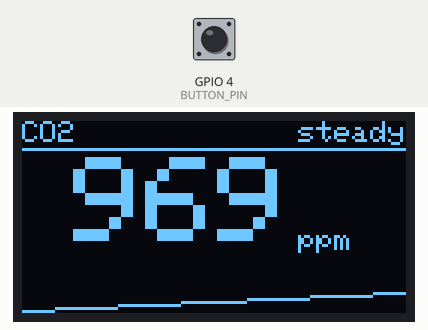
Simulated run of this sketch. Board: ESP32-C6. On the bench: 128×64 one-colour display. The test bench sets the inputs (shaded band); at power-on: GPIO 4 (BUTTON_PIN) HIGH. What the sketch prints to the serial monitor is not drawn.

Above: at 0.7 s.
1.3 s: GPIO 4 (BUTTON_PIN) pulled LOW for 0.15 s
At 2.8 s:
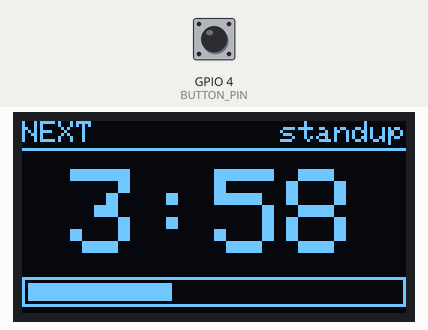
4.4 s: GPIO 4 (BUTTON_PIN) pulled LOW for 1 s
At 7.7 s:
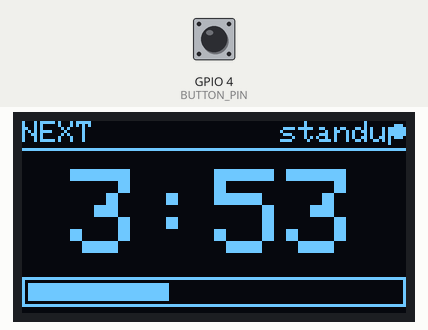
8.4 s: GPIO 4 (BUTTON_PIN) pulled LOW for 0.15 s
At 8.71 s:
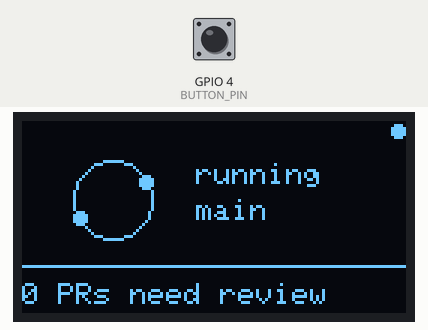
9.1 s: GPIO 4 (BUTTON_PIN) pulled LOW for 3.2 s
At 12.47 s:
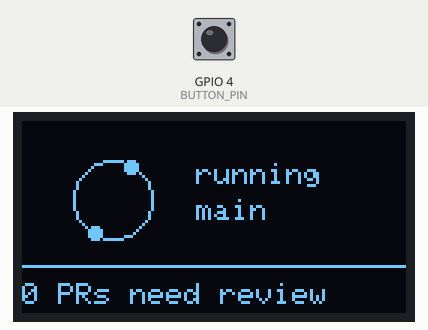
12.9 s: GPIO 4 (BUTTON_PIN) pulled LOW for 0.15 s
At 13.8 s:
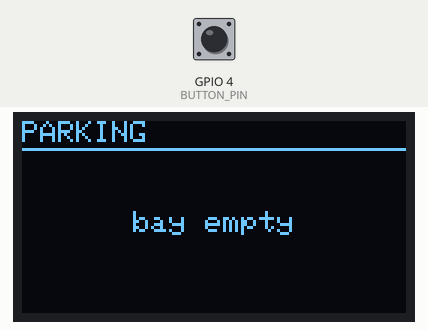
15.5 s: GPIO 4 (BUTTON_PIN) pulled LOW for 1 s
At 21.7 s:
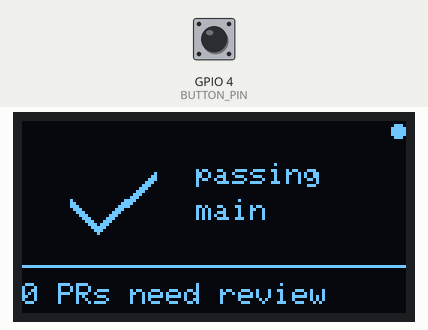
Timing chart, 0 to 23.2 s (numbered marks = the images above; inputs shaded):
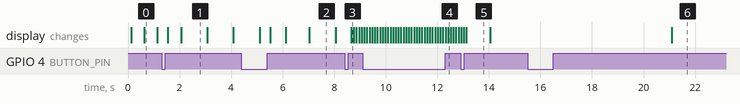

The sketch:

glance.ino
```cpp
/*
 * glance.ino - one box, several screens.
 *
 * Wiring only: which widgets exist, in what order, and how the host behaves.
 * Everything else lives in the headers next to this file. Adding a screen is
 * a class with a render() and one host.add() line.
 *
 * Pick a profile below. The point of the framework is that the office box and
 * the garage box are the same firmware with a different three lines.
 *
 * Hardware (see ../../README.md for the full pinout):
 *   OLED VCC -> 3V3, GND -> GND
 *   ESP32 DevKit      SDA GPIO21, SCL GPIO22
 *   XIAO ESP32-C6     SDA D4,     SCL D5
 *   Optional button between BUTTON_PIN and GND (short press: next screen,
 *   long press: pin the current one).
 */

#include <Wire.h>
#include <Adafruit_GFX.h>
#include <Adafruit_SSD1306.h>

#include "Ui.h"
#include "Widget.h"
#include "WidgetHost.h"
#include "WidgetCo2.h"
#include "WidgetParking.h"
#include "WidgetBuild.h"
#include "WidgetFreezer.h"
#include "WidgetClock.h"

/* ---- profile ---- */
// Exactly one. PROFILE_DEMO runs everything, which is what the simulator shows.
#define PROFILE_DEMO
// #define PROFILE_OFFICE
// #define PROFILE_GARAGE

#define OLED_RESET   -1
#define OLED_ADDR    0x3C
#define BUTTON_PIN   4      // to GND; comment out host.setButton() to omit

Adafruit_SSD1306 display(128, 64, &Wire, OLED_RESET);
WidgetHost host(display);

Co2Widget     co2(1000);            // ppm at which the room makes you sleepy
ClockWidget   calendar;
BuildWidget   build("main");
ParkingWidget parking(12, 96);      // stop at 12", ignore beyond 96"
// 8 s of sustained over-temperature here so the alarm is reachable in a short
// simulator run; on real hardware use 120000, since every freezer crosses its
// threshold during a defrost cycle.
FreezerWidget freezer(5, 8000);

void setup() {
  Serial.begin(115200);

  Wire.begin();             // ESP32: GPIO21/22 - XIAO ESP32-C6: D4/D5
  Wire.setClock(400000);    // 400 kHz: a frame costs 23 ms instead of 94 ms

  if (!display.begin(SSD1306_SWITCHCAPVCC, OLED_ADDR)) {
    Serial.println(F("SSD1306 not found - check wiring and address"));
    for (;;) delay(1000);
  }

#if defined(PROFILE_OFFICE)
  host.add(&co2);
  host.add(&calendar);
  host.add(&build);
#elif defined(PROFILE_GARAGE)
  host.add(&parking);
  host.add(&freezer);
#else
  host.add(&co2);
  host.add(&calendar);
  host.add(&build);
  host.add(&parking);
  host.add(&freezer);
#endif

  host.setButton(BUTTON_PIN);
  host.setFrameInterval(100);   // 10 fps is plenty for anything glanceable
  host.setIdleTimeout(0);       // e.g. 600000 to blank after 10 idle minutes
  host.begin();

  Serial.print(F("glance: "));
  Serial.print(host.count());
  Serial.println(F(" screens"));
}

void loop() {
  host.tick(millis());
  delay(5);
}
```

Ui.h
```cpp
#pragma once
/*
 * Ui.h - the drawing vocabulary every widget shares.
 *
 * Two things live here. `Series` is a ring buffer of recent readings, because
 * almost every useful screen on this panel is "one number plus where it has
 * been". `Ui` wraps the display with helpers built around the one constraint
 * that matters at 0.96": the active area is 21.7 x 10.9 mm, so a glyph at
 * text size 1 is 1.4 mm tall and you cannot read it from more than about a
 * foot away.
 *
 * That is why bigValue() picks its own text size instead of taking one. You
 * tell it what to say and how much room it has; it uses the largest size that
 * fits, which is almost always the right call on a screen this small.
 *
 * Every helper offsets by (ox, oy). The host nudges that by a pixel now and
 * then so a screen left on for months does not etch itself into the panel.
 */

#include <Adafruit_GFX.h>
#include <Adafruit_SSD1306.h>

#define SERIES_MAX 64

// A fixed-size ring of recent samples. No allocation, no growth.
class Series {
public:
  Series() : count(0), head(0) {}

  void push(int v) {
    values[head] = v;
    head = (head + 1) % SERIES_MAX;
    if (count < SERIES_MAX) count++;
  }

  int size() { return count; }

  // at(0) is the oldest retained sample, at(size()-1) the newest.
  int at(int i) {
    if (i < 0 || i >= count) return 0;
    int start = (count < SERIES_MAX) ? 0 : head;
    return values[(start + i) % SERIES_MAX];
  }

  int latest() { return count ? at(count - 1) : 0; }

  int minValue() {
    if (!count) return 0;
    int lo = at(0);
    for (int i = 1; i < count; i++) if (at(i) < lo) lo = at(i);
    return lo;
  }

  int maxValue() {
    if (!count) return 0;
    int hi = at(0);
    for (int i = 1; i < count; i++) if (at(i) > hi) hi = at(i);
    return hi;
  }

  // Change over the last n samples. The window matters: too short and a
  // trend label disagrees with the sparkline right below it.
  int deltaOver(int n) {
    if (count < n + 1) return 0;
    return at(count - 1) - at(count - 1 - n);
  }

private:
  int values[SERIES_MAX];
  int count;
  int head;
};

class Ui {
public:
  Ui() : d(0), ox(0), oy(0) {}

  Adafruit_SSD1306 *d;
  int ox;
  int oy;

  int width() { return 128; }
  int height() { return 64; }

  /* ---- primitives, all offset by the burn-in nudge ---- */

  void pixel(int x, int y) { d->drawPixel(x + ox, y + oy, SSD1306_WHITE); }

  void line(int x0, int y0, int x1, int y1) {
    d->drawLine(x0 + ox, y0 + oy, x1 + ox, y1 + oy, SSD1306_WHITE);
  }

  void hline(int x, int y, int w) { d->drawFastHLine(x + ox, y + oy, w, SSD1306_WHITE); }

  void rect(int x, int y, int w, int h) {
    d->drawRect(x + ox, y + oy, w, h, SSD1306_WHITE);
  }

  void fillRect(int x, int y, int w, int h) {
    d->fillRect(x + ox, y + oy, w, h, SSD1306_WHITE);
  }

  void clearRect(int x, int y, int w, int h) {
    d->fillRect(x + ox, y + oy, w, h, SSD1306_BLACK);
  }

  void circle(int x, int y, int r) {
    d->drawCircle(x + ox, y + oy, r, SSD1306_WHITE);
  }

  void fillCircle(int x, int y, int r) {
    d->fillCircle(x + ox, y + oy, r, SSD1306_WHITE);
  }

  /* ---- text ---- */

  void text(int x, int y, int size, const char *t) {
    d->setTextSize(size);
    d->setTextColor(SSD1306_WHITE);
    d->setCursor(x + ox, y + oy);
    d->print(t);
  }

  void label(int x, int y, const char *t) { text(x, y, 1, t); }

  void centered(int y, int size, const char *t) {
    int w = strlen(t) * 6 * size;
    text((128 - w) / 2, y, size, t);
  }

  // The largest text size whose rendered width fits maxW. A glyph cell is
  // 6*size wide, so this is exact rather than a guess.
  int fitSize(const char *t, int maxW) {
    int len = strlen(t);
    if (len < 1) return 1;
    for (int s = 4; s > 1; s--) {
      if (len * 6 * s <= maxW) return s;
    }
    return 1;
  }

  /*
   * The headline number, sized to fill the space it is given and centred with
   * its unit tucked against it. Pass unit = "" for no unit.
   */
  void bigValue(int y, const char *value, const char *unit) {
    int unitW = strlen(unit) * 6;
    int size = fitSize(value, 128 - unitW - 6);
    int valueW = strlen(value) * 6 * size;
    int totalW = valueW + (strlen(unit) ? unitW + 3 : 0);
    int x = (128 - totalW) / 2;

    text(x, y, size, value);
    if (strlen(unit)) {
      // Sit the unit on the number's baseline, not its top.
      text(x + valueW + 3, y + (size * 8) - 8, 1, unit);
    }
  }

  /* ---- charts ---- */

  /*
   * A sparkline scaled to its own min/max, with an optional dotted line at
   * `marker`. Pass marker = 0 to omit it. A flat series is given a minimum
   * span so it draws as a line through the middle rather than filling the box.
   */
  void sparkline(int x, int y, int w, int h, Series &s, int marker) {
    int n = s.size();
    if (n < 2) return;

    int lo = s.minValue();
    int hi = s.maxValue();
    if (marker > 0) {
      if (marker < lo) lo = marker;
      if (marker > hi) hi = marker;
    }
    if (hi - lo < 4) {
      int mid = (hi + lo) / 2;
      lo = mid - 2;
      hi = mid + 2;
    }

    int prevX = 0;
    int prevY = 0;
    for (int i = 0; i < n; i++) {
      int px = x + (i * (w - 1)) / (n - 1);
      int py = y + h - 1 - ((s.at(i) - lo) * (h - 1)) / (hi - lo);
      if (i > 0) line(prevX, prevY, px, py);
      prevX = px;
      prevY = py;
    }

    if (marker > 0 && marker > lo && marker < hi) {
      int my = y + h - 1 - ((marker - lo) * (h - 1)) / (hi - lo);
      for (int px = x; px < x + w; px += 4) pixel(px, my);
    }
  }

  // A bordered progress bar. pct is clamped, so callers need not.
  void bar(int x, int y, int w, int h, int pct) {
    if (pct < 0) pct = 0;
    if (pct > 100) pct = 100;
    rect(x, y, w, h);
    int inner = w - 4;
    int filled = (inner * pct) / 100;
    if (filled > 0) fillRect(x + 2, y + 2, filled, h - 4);
  }

  /*
   * A full-screen alert. Lights the whole panel and cuts the text out of it,
   * which is what actually catches the eye from across a room -- a few lit
   * glyphs on black do not.
   */
  void banner(const char *t) {
    d->fillScreen(SSD1306_WHITE);
    int size = fitSize(t, 120);
    int w = strlen(t) * 6 * size;
    d->setTextSize(size);
    d->setTextColor(SSD1306_BLACK, SSD1306_WHITE);
    d->setCursor((128 - w) / 2 + ox, (64 - size * 8) / 2 + oy);
    d->print(t);
    d->setTextColor(SSD1306_WHITE);
  }

  // A one-line header with a rule under it, the layout most screens want.
  void header(const char *left, const char *right) {
    label(0, 0, left);
    if (strlen(right)) label(128 - strlen(right) * 6, 0, right);
    hline(0, 9, 128);
  }
};
```

Widget.h
```cpp
#pragma once
/*
 * Widget.h - what a screen has to provide.
 *
 * Deliberately small. A widget samples in update() and draws in render(); it
 * never calls display() itself and never decides when it is on screen. The
 * host owns the panel, the rotation and the clock, which is what keeps
 * widgets to about fifty lines each.
 *
 * update() runs on every tick even when the widget is not showing, so a
 * sparkline keeps filling while other screens are up and urgent() can fire
 * from a widget nobody is looking at.
 */

#include "Ui.h"

class Widget {
public:
  // Called once at startup, after the display is up.
  virtual void begin() {}

  // Called every tick, showing or not. Keep it cheap and non-blocking:
  // no delay(), no long I2C reads.
  virtual void update(unsigned long now) {}

  // Draw one frame. The host has already cleared the buffer and will push it.
  virtual void render(Ui &ui) = 0;

  /*
   * Return true to demand the screen. The host switches immediately and stays
   * put while it holds -- this is the freezer alarm interrupting the CO2
   * reading, not a politeness request.
   */
  virtual bool urgent() { return false; }

  // How long this widget holds the screen in the rotation.
  virtual unsigned long dwellMs() { return 6000; }

  // Shown in the startup banner and in serial logs.
  virtual const char *name() { return "widget"; }
};
```

WidgetBuild.h
```cpp
#pragma once
/*
 * WidgetBuild.h - CI on the desk.
 *
 * The mark is drawn as geometry rather than set in text, because at this size
 * a glyph is a smudge and a 30 px tick is not. A failure lights the whole
 * panel and cuts the mark out of it, which is what you notice peripherally.
 *
 * Hardware: any Wi-Fi capable ESP32. Poll the GitHub API for the latest check
 * suite conclusion every 30 s or so and map it onto setStatus().
 */

#include "Widget.h"

#define BUILD_PASSING 0
#define BUILD_FAILING 1
#define BUILD_RUNNING 2

class BuildWidget : public Widget {
public:
  BuildWidget(const char *branchName)
      : branch(branchName), status(BUILD_RUNNING), reviews(0), spin(0) {}

  const char *name() override { return "build"; }
  unsigned long dwellMs() override { return 6000; }

  // Call this from your polling code.
  void setStatus(int s) { status = s; }
  void setReviews(int n) { reviews = n; }

  void update(unsigned long now) override {
    spin = (now / 80) % 12;
    status = pollStatus(now);
  }

  bool urgent() override { return status == BUILD_FAILING; }

  void render(Ui &ui) override {
    char line[24];
    bool failing = (status == BUILD_FAILING);

    // On a failure everything is drawn in black on a lit panel.
    if (failing) ui.d->fillScreen(SSD1306_WHITE);
    int ink = failing ? SSD1306_BLACK : SSD1306_WHITE;
    ui.d->setTextColor(ink, failing ? SSD1306_WHITE : SSD1306_BLACK);

    if (status == BUILD_PASSING) drawTick(ui, 30, 26, ink);
    else if (failing) drawCross(ui, 30, 26, ink);
    else drawSpinner(ui, 30, 26, ink);

    ui.d->setTextSize(1);
    ui.d->setCursor(58 + ui.ox, 14 + ui.oy);
    ui.d->print(status == BUILD_PASSING ? "passing"
                : (failing ? "FAILED" : "running"));

    ui.d->setCursor(58 + ui.ox, 26 + ui.oy);
    ui.d->print(branch);

    ui.d->drawFastHLine(ui.ox, 48 + ui.oy, 128, ink);
    snprintf(line, sizeof(line), "%d PRs need review", reviews);
    ui.d->setCursor(ui.ox, 54 + ui.oy);
    ui.d->print(line);

    ui.d->setTextColor(SSD1306_WHITE);
  }

private:
  // Three strokes each, so the mark reads as a shape rather than a hairline.
  void drawTick(Ui &ui, int cx, int cy, int ink) {
    for (int i = 0; i < 3; i++) {
      ui.d->drawLine(cx - 14 + ui.ox, cy + i + ui.oy, cx - 5 + ui.ox, cy + 9 + i + ui.oy, ink);
      ui.d->drawLine(cx - 5 + ui.ox, cy + 9 + i + ui.oy, cx + 14 + ui.ox, cy - 9 + i + ui.oy, ink);
    }
  }

  void drawCross(Ui &ui, int cx, int cy, int ink) {
    for (int i = 0; i < 3; i++) {
      ui.d->drawLine(cx - 11 + i + ui.ox, cy - 11 + ui.oy, cx + 11 + i + ui.ox, cy + 11 + ui.oy, ink);
      ui.d->drawLine(cx + 11 + i + ui.ox, cy - 11 + ui.oy, cx - 11 + i + ui.ox, cy + 11 + ui.oy, ink);
    }
  }

  void drawSpinner(Ui &ui, int cx, int cy, int ink) {
    ui.d->drawCircle(cx + ui.ox, cy + ui.oy, 13, ink);
    for (int i = 0; i < 12; i++) {
      if (i != spin && i != (spin + 6) % 12) continue;
      float a = (i * 6.28318) / 12.0;
      ui.d->fillCircle(cx + (int)(cos(a) * 13.0) + ui.ox,
                       cy + (int)(sin(a) * 13.0) + ui.oy, 2, ink);
    }
  }

  // Stand-in for the API poll: cycle the three states.
  int pollStatus(unsigned long now) {
    unsigned long phase = (now / 7000) % 3;
    if (phase == 0) return BUILD_PASSING;
    if (phase == 1) return BUILD_RUNNING;
    return BUILD_FAILING;
  }

  const char *branch;
  int status;
  int reviews;
  int spin;
};
```

WidgetClock.h
```cpp
#pragma once
/*
 * WidgetClock.h - minutes until the next thing.
 *
 * One number that changes slowly and that you would actually act on, which is
 * about the highest bar a screen this size can clear. Under five minutes it
 * switches to MM:SS and claims the screen, because that is the point at which
 * you need to stand up.
 *
 * Hardware: any Wi-Fi capable ESP32. Fetch the next event from the Google
 * Calendar API on a slow poll and feed setNextEvent() the seconds remaining
 * and a title; NTP keeps the countdown honest between polls.
 */

#include "Widget.h"

class ClockWidget : public Widget {
public:
  ClockWidget() : secondsLeft(0), title("nothing scheduled") {}

  const char *name() override { return "calendar"; }
  unsigned long dwellMs() override { return 6000; }

  void setNextEvent(long seconds, const char *what) {
    secondsLeft = seconds;
    title = what;
  }

  void update(unsigned long now) override {
    // Stand-in for the calendar: a meeting every four minutes.
    long cycle = 240 - (long)((now / 1000) % 240);
    setNextEvent(cycle, "standup");
  }

  bool urgent() override { return secondsLeft > 0 && secondsLeft <= 60; }

  void render(Ui &ui) override {
    char buf[12];

    if (secondsLeft <= 0) {
      ui.header("NEXT", "");
      ui.centered(30, 1, "nothing scheduled");
      return;
    }

    ui.header("NEXT", title);

    if (secondsLeft < 300) {
      // Close in, seconds are what you care about.
      snprintf(buf, sizeof(buf), "%ld:%02ld", secondsLeft / 60, secondsLeft % 60);
      ui.bigValue(16, buf, "");
    } else {
      snprintf(buf, sizeof(buf), "%ld", secondsLeft / 60);
      ui.bigValue(16, buf, "min");
    }

    // A bar that drains over the last ten minutes.
    if (secondsLeft <= 600) {
      ui.bar(0, 52, 128, 10, (int)((secondsLeft * 100) / 600));
    }
  }

private:
  long secondsLeft;
  const char *title;
};
```

WidgetCo2.h
```cpp
#pragma once
/*
 * WidgetCo2.h - office air quality.
 *
 * The canonical shape for this panel: a label, one number sized as large as
 * it will go, and a sparkline of the last half-minute with the threshold
 * marked. Past the alarm level it demands the screen.
 *
 * Hardware: Sensirion SCD40/SCD41 on the same I2C bus as the display
 * (sensor 0x62, display 0x3C - no conflict, no extra pins). Swap readPpm()
 * for scd4x.getCO2() and delete the synthetic curve.
 */

#include "Widget.h"

class Co2Widget : public Widget {
public:
  Co2Widget(int warnPpm) : warn(warnPpm), alarm(warnPpm + 400), lastSample(0) {}

  const char *name() override { return "co2"; }
  unsigned long dwellMs() override { return 7000; }

  void update(unsigned long now) override {
    if (lastSample && now - lastSample < 500) return;
    lastSample = now;
    history.push(readPpm(now));
  }

  // Past the alarm the room is genuinely bad; hold the screen until it clears.
  bool urgent() override {
    return history.size() > 0 && history.latest() >= alarm;
  }

  void render(Ui &ui) override {
    char buf[12];
    int ppm = history.latest();

    // A 10 s window, long enough to agree with the sparkline underneath.
    int delta = history.deltaOver(20);
    const char *trend = "steady";
    if (delta > 15) trend = "rising";
    else if (delta < -15) trend = "falling";

    ui.header("CO2", trend);

    snprintf(buf, sizeof(buf), "%d", ppm);
    ui.bigValue(12, buf, "ppm");

    ui.sparkline(0, 46, 128, 18, history, warn);
  }

private:
  /*
   * Stand-in for the sensor: a slow drift with a shorter ripple on top, so
   * the sparkline has something to show and the alarm eventually trips.
   */
  int readPpm(unsigned long now) {
    float t = now / 1000.0;
    return (int)(950.0 + sin(t / 21.0) * 480.0 + sin(t / 3.5) * 40.0);
  }

  Series history;
  int warn;
  int alarm;
  unsigned long lastSample;
};
```

Source omitted: WidgetFreezer.h (2433 bytes), WidgetHost.h (6354 bytes), WidgetParking.h (2704 bytes)

Measured:
- after the input at 1.3 s, the display: first changes after 0.25 s (image 1 shows a later state)
- after the input at 4.4 s, the display: first differs from a run without the input after 1.1 s (image 2 shows a later state)
- after the input at 8.4 s, the display: changes after 0.26 s (image 3)
- after the input at 12.9 s, the display: first differs from a run without the input after 0.23 s (image 5)
- after the input at 15.5 s, the display: changes after 5.6 s (image 6)
- what the display in image 0 shows lasts 0.5 s, from 0.6 s to 1.1 s
- what the display in image 1 shows lasts 1.0 s, from 2.1 s to 3.1 s
